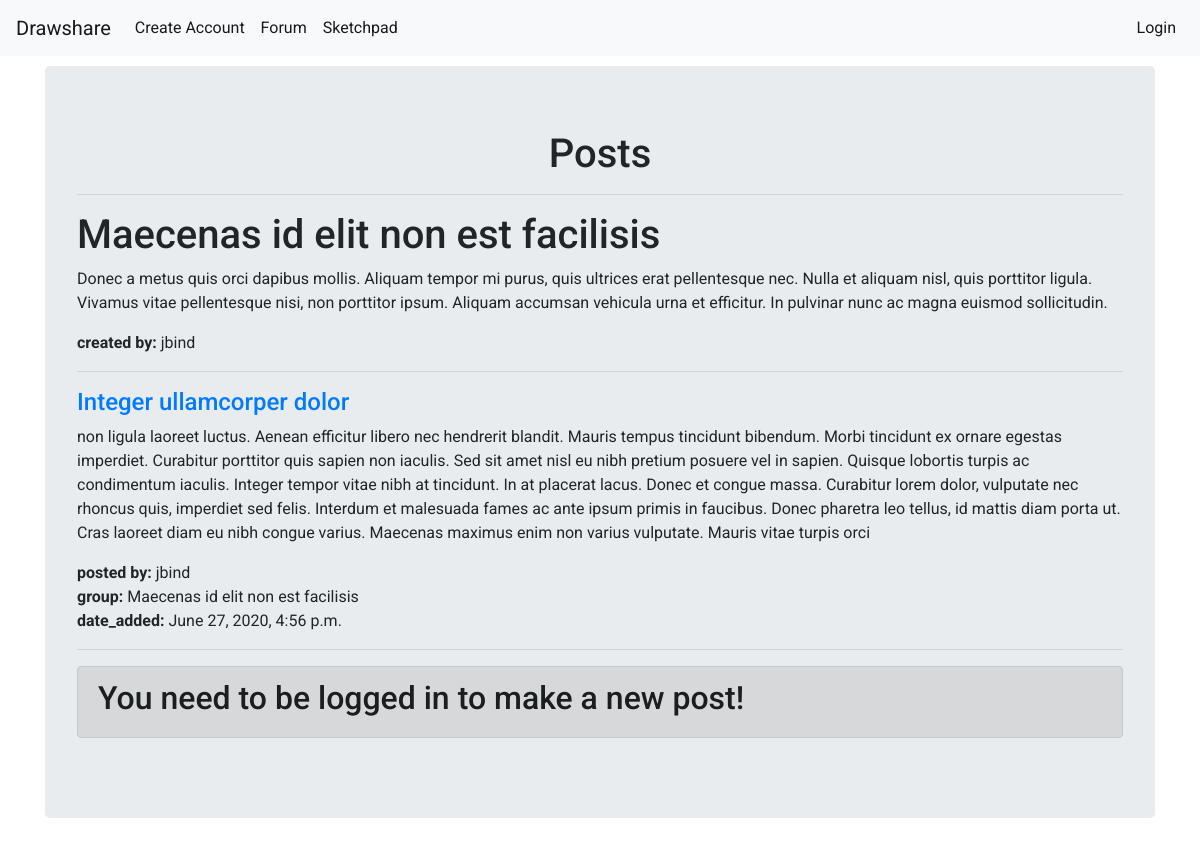
The page /drawapp/posts/8/ on the database its author committed.
### drawapp/models.py (models this page shows, shortened)
class Group(models.Model):
    user = models.ForeignKey(User, on_delete=models.CASCADE, default=1)
    name = models.CharField(max_length=100)
    description = models.TextField(max_length=500)

class Post(models.Model):
    user = models.ForeignKey(User, on_delete=models.CASCADE, default=1)
    group = models.ForeignKey(Group, on_delete=models.CASCADE)
    title = models.CharField(max_length=100)
    content = models.TextField()
    date_added = models.DateTimeField(auto_now_add=True)

### drawapp/views.py (the view)
# urls.py: path('posts/<pk>/', views.GroupPostList.as_view(), name='posts'),
class GroupPostList(ListView):
    model = Post
    def get_queryset(self):
        self.group = get_object_or_404(Group, pk=self.kwargs['pk'])
        return Post.objects.filter(group=self.group)
    def get_context_data(self, **kwargs):
        context = super().get_context_data(**kwargs)
        context['group'] = self.group
        return context

### drawapp/templates/drawapp/post_list.html (shortened to what this page needs)
{% extends 'base/base_jumbotron.html' %}
{% block container_block %}
<h1 class="page_header">Posts</h1>
<hr>
<h1>{{ group.name }}</h1>
<p>{{ group.description }}</p>
<p><strong>created by: </strong>{{ group.user.username }}</p>
<hr>
{% if object_list %}
    {% for post in object_list %}
    <a href="{% url 'comments' post.pk %}"><h4>{{ post.title }}</h4></a>
      <p>{{ post.content }}</p>
      <p>
        <strong>posted by: </strong>{{ post.user.username }} <br>
        <strong>group: </strong>{{ post.group.name }} <br>
        <strong>date_added: </strong>{{ post.date_added }}
      </p>
      <hr>
    {% endfor %}
{% else %}
  <h2>No Posts in Group!</h2>
{% endif %}
{% if user.is_authenticated %}
  <form action="{% url 'new_post' user.pk group.pk %}" method="get">
    {% csrf_token %}
    <input class="btn btn-success" type="submit" value="New Post">
  </form>
{% else %}
<div class="alert alert-dark" role="alert">
  <h2>You need to be logged in to make a new post!</h2>
</div>
{% endif %}
{% endblock %}

### drawapp/static/style.css (style rules this page uses)
body { font-family: 'Roboto', sans-serif; }
.page_header { text-align:center; }

### rows shown on the page
Group: name "Maecenas id elit non est facilisis", description "Donec a metus quis orci dapibus mollis. Aliquam tempor mi purus, quis ultrices erat pellentesque nec. Nulla et aliquam nisl, quis porttitor ligula. Vivamus vitae pellentesque nisi, non porttitor ipsum. Aliquam accumsan vehicula urna et efficitur. In pulvinar nunc ac magna euismod sollicitudin.", user.username "jbind"
Post: title "Integer ullamcorper dolor", content "non ligula laoreet luctus. Aenean efficitur libero nec hendrerit blandit. Mauris tempus tincidunt bibendum. Morbi tincidunt ex ornare egestas imperdiet. Curabitur porttitor quis sapien non iaculis. Sed sit amet nisl eu nibh pretium posuere vel in sapien. Quisque lobortis turpis ac condimentum iaculis. Integer tempor vitae nibh at tincidunt. In at placerat lacus. Donec et congue massa. Curabitur lorem dolor, vulputate nec rhoncus quis, imperdiet sed felis. Interdum et malesuada fames ac ante ipsum primis in faucibus. Donec pharetra leo tellus, id mattis diam porta ut. Cras laoreet diam eu nibh congue varius. Maecenas maximus enim non varius vulputate. Mauris vitae turpis orci", user.username "jbind", group.name "Maecenas id elit non est facilisis", date_added "June 27, 2020, 4:56 p.m."
